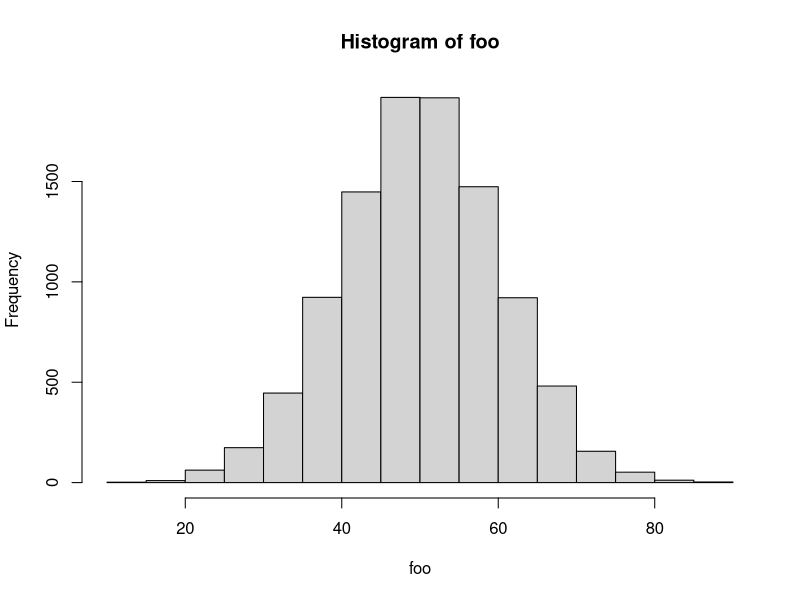
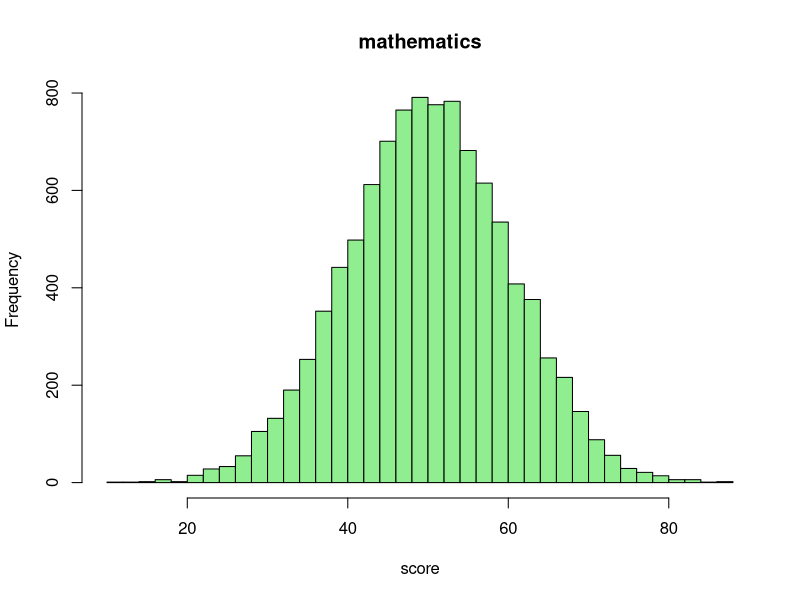

Write R code to recreate these figures, in order.
### 第3講 資料の例題

#' @exercise R言語における関数

sin(x = pi/2) # "引数名 = 値" で指定 
sin(pi/2) # 上と同値 (引数と値の関係が明かなら引数名は省略可能)

help(log) # ヘルプを表示して使い方を確認する
x <- 16; b <- 2 # xやbに適当な数値を代入する．1行で複数の処理を行う場合は ; を用いて並べる
log(x = x, base = b) # 底をbとする対数
log(x, b) # 上と同値
log(base = b, x = x) # 上と同値
log(b, x) # 上と異なる (=log(x = b, base = x))
log(x) # 自然対数 (既定値による計算 =log(x, base = exp(1)))

#' 正規乱数を生成する関数
help(rnorm) # Help タブから指定しても良い
#' ヒストグラムを表示する関数
?hist # help(hist) と同値

rnorm(5) # 平均0 分散1 の正規乱数を5個生成
rnorm(5, mean = 10) # 平均10 分散1 の正規乱数を5個生成
rnorm(sd = 0.1, n = 5) # 平均0 分散0.01 の正規乱数を5個生成
rnorm(n = 5, mean = 2, sd = 2) # 平均2 分散4 の正規乱数を5個生成

foo <- rnorm(n = 10000, mean = 50, sd = 10) # 平均50 標準偏差10 の正規乱数
hist(foo) # データ以外全て既定値で表示
hist(foo, # 既定値のいくつかを変更する
     breaks = 30, # ビンを30程度に調整する
     col = "lightgreen", # 色の指定
     main = "mathematics", # タイトルの指定
     xlab = "score") # x軸ラベルの指定
#' Plots タブで描画結果を確認

#' @exercise 関数の定義

foo <- function(r){
  volume <- (4/3) * pi * r^3 # 球の体積
  surface <- 4 * pi * r^2     # 球の表面積
  out <- c(volume, surface) # 返り値のベクトルを作る
  names(out) <- c("volume", "surface_area") # 返り値の要素に名前を付ける
  return(out) # 値を返す
}
foo(r = 2) # 実行
foo(3)

bar <- function(a, r, n = 5){
  out <- a*r^(1:n-1) # 1:n-1 と 1:(n-1) は異なるので注意
  return(out) # 値を返す
}
bar(1, 2) # 初項1 公比2 の最初の5項
bar(1, 2, 10) # 初項1 公比2 の最初の10項
bar(n = 10, 1, 2) # 変数名を指定すると引数の位置を変えることができる
bar(r = 0.5, n = 10, a = 512) # 同上

#' @exercise 三角形の面積を計算する関数

my_heron <- function(x, y, z){
  #' 関数名は上書きされるので独特の名前にするのがお薦め
  s <- (x+y+z)/2 # 補助変数 s の計算
  S <- sqrt(s*(s-x)*(s-y)*(s-z)) # ヘロンの公式による面積の計算
  return(S) # 面積を返す
}
my_heron(3, 4, 5) # よく知られた直角三角形を使って計算結果を確認する
my_heron(12, 13, 5)

#' @exercise 制御構造

today <- 20240426 # 今日の日付
if(today %% 19 == 0) {# %% は余りを計算
  print("割り切れます．商は以下の値です．") 
  print(today %/% 19) # 商を表示
} else { # {}で囲まれたブロックが1つのまとまった処理に対応する
  print("割り切れません．余りは以下の値です．")
  print(today %% 19) # 余りを表示
}

print(LETTERS) # LETTERS ベクトルの内容を表示
for(i in c(20,15,11,25,15)) {
  print(LETTERS[i]) # 順番に表示
}

(n <- 2*11*17*31) # 分解の対象．今日の日付や my_fact(5) なども試してみよ
p <- 2 # 最初に調べる数
while(n != 1){ # 商(for文の中で計算している)が1になるまで計算する
  if(n%%p == 0) { # 余りが0か確認
    print(p) # 割り切った数を表示
    n <- n/p # 商を計算して分解の対象を更新
  } else {
    p <- p+1 # 割り切れない場合は次の数を調べる
  } # 更新される p は素数とは限らないのに上手く動く理由を考えてみよう
}

#' @exercise nの階乗を求める関数 (for文を用いた例)

my_fact1 <- function(n){
  val <- 1 # 初期値の代入
  for(i in 1:n){ # 1からnまで順に掛ける
    val <- val*i
  }
  return(val) # 計算結果を返す
}
my_fact1(4) # 正しい
my_fact1(3) # 正しい
my_fact1(2) # 正しい
my_fact1(1) # 正しい
my_fact1(0) # 間違い (0!=1)

#' @exercise nの階乗を求める関数 (if文を用いた修正版)

my_fact2 <- function(n){
  if(n==0){ # n=0 か確認して分岐する
    return(1)
  } else {
    val <- 1
    for(i in 1:n){ val <- val*i }
    return(val)
  }
}
my_fact2(4) # 正しい
my_fact2(3) # 正しい
my_fact2(2) # 正しい
my_fact2(1) # 正しい
my_fact2(0) # 正しい

#' @exercise nの階乗を求める関数 (while文を用いた例)

my_fact3 <- function(n){
  val <- 1 # 初期値の代入
  while(n>0){ # nから1まで順に掛ける．nが0なら計算しない
    val <- val*n
    n <- n-1
  }
  return(val)
}
my_fact3(4) # 正しい
my_fact3(3) # 正しい
my_fact3(2) # 正しい
my_fact3(1) # 正しい
my_fact3(0) # 正しい

#' @notes
#' 再帰を用いて書くこともできる
my_fact4 <- function(n){
  if(n<0) return(NA)
  if(n == 0 | n == 1) return(1)
  return(n * my_fact4(n-1))
}
sapply(-2:5, my_fact4) # -2から5を my_fact4 で計算した結果を返す
